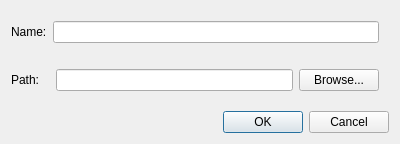
<?xml version="1.0" encoding="UTF-8"?>
<ui version="4.0">
 <class>SDNewProject</class>
 <widget class="QDialog" name="SDNewProject">
  <property name="windowModality">
   <enum>Qt::NonModal</enum>
  </property>
  <property name="geometry">
   <rect>
    <x>0</x>
    <y>0</y>
    <width>400</width>
    <height>144</height>
   </rect>
  </property>
  <property name="windowTitle">
   <string>SimDSP Project</string>
  </property>
  <layout class="QGridLayout" name="gridLayout">
   <item row="1" column="0">
    <widget class="QDialogButtonBox" name="buttonBox">
     <property name="orientation">
      <enum>Qt::Horizontal</enum>
     </property>
     <property name="standardButtons">
      <set>QDialogButtonBox::Cancel|QDialogButtonBox::Ok</set>
     </property>
    </widget>
   </item>
   <item row="0" column="0">
    <layout class="QFormLayout" name="formLayout">
     <item row="2" column="0" colspan="2">
      <layout class="QHBoxLayout" name="horizontalLayout" stretch="1,6,0">
       <property name="topMargin">
        <number>10</number>
       </property>
       <property name="rightMargin">
        <number>10</number>
       </property>
       <property name="bottomMargin">
        <number>10</number>
       </property>
       <item>
        <widget class="QLabel" name="path">
         <property name="text">
          <string>Path:</string>
         </property>
        </widget>
       </item>
       <item>
        <widget class="QLineEdit" name="projectPath"/>
       </item>
       <item>
        <widget class="QPushButton" name="browseButton">
         <property name="sizePolicy">
          <sizepolicy hsizetype="Minimum" vsizetype="Minimum">
           <horstretch>0</horstretch>
           <verstretch>0</verstretch>
          </sizepolicy>
         </property>
         <property name="text">
          <string>Browse...</string>
         </property>
         <property name="iconSize">
          <size>
           <width>16</width>
           <height>16</height>
          </size>
         </property>
        </widget>
       </item>
      </layout>
     </item>
     <item row="1" column="0" colspan="2">
      <layout class="QHBoxLayout" name="horizontalLayout_2" stretch="0,0">
       <property name="topMargin">
        <number>10</number>
       </property>
       <property name="rightMargin">
        <number>10</number>
       </property>
       <property name="bottomMargin">
        <number>10</number>
       </property>
       <item>
        <widget class="QLabel" name="name">
         <property name="text">
          <string>Name:</string>
         </property>
        </widget>
       </item>
       <item>
        <widget class="QLineEdit" name="projectName"/>
       </item>
      </layout>
     </item>
    </layout>
   </item>
  </layout>
 </widget>
 <resources/>
 <connections>
  <connection>
   <sender>buttonBox</sender>
   <signal>accepted()</signal>
   <receiver>SDNewProject</receiver>
   <slot>accept()</slot>
   <hints>
    <hint type="sourcelabel">
     <x>248</x>
     <y>254</y>
    </hint>
    <hint type="destinationlabel">
     <x>157</x>
     <y>274</y>
    </hint>
   </hints>
  </connection>
  <connection>
   <sender>buttonBox</sender>
   <signal>rejected()</signal>
   <receiver>SDNewProject</receiver>
   <slot>reject()</slot>
   <hints>
    <hint type="sourcelabel">
     <x>316</x>
     <y>260</y>
    </hint>
    <hint type="destinationlabel">
     <x>286</x>
     <y>274</y>
    </hint>
   </hints>
  </connection>
 </connections>
</ui>
